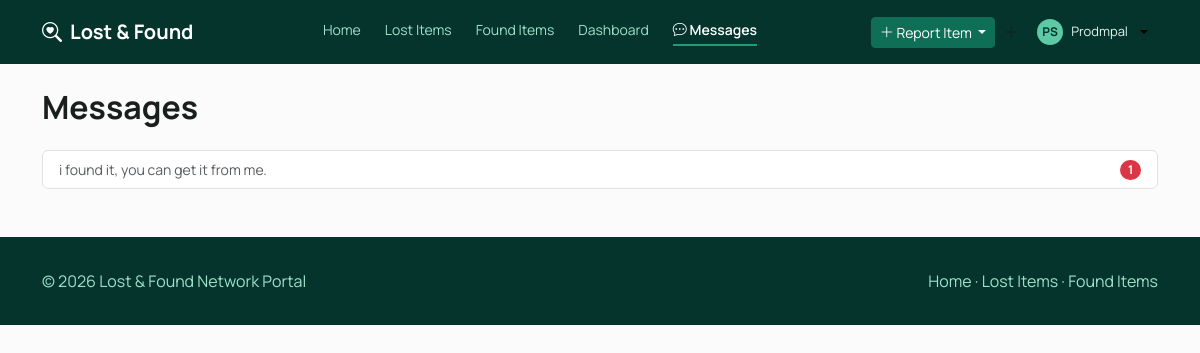
Page /messages/ (signed in) on the earlier database version.
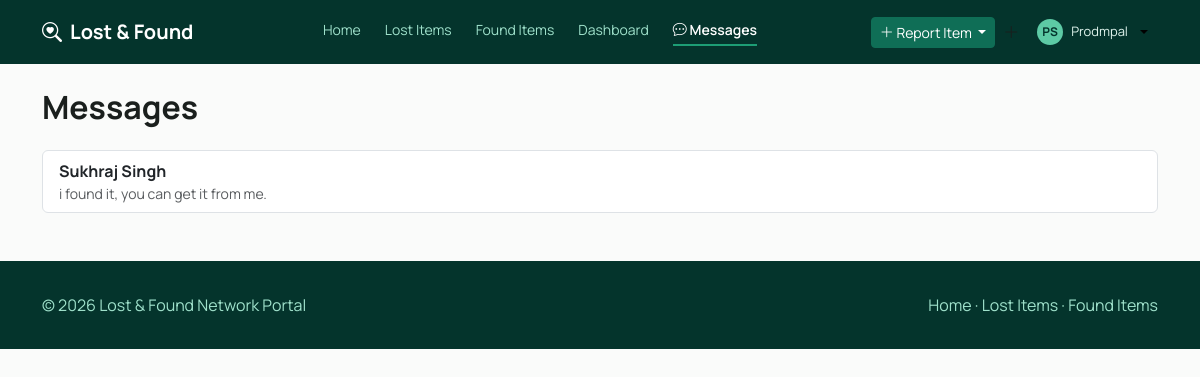
Same page on the later database version.
### core/models.py (models this page shows, shortened)
class User(AbstractUser):
    mobile_number = models.CharField(max_length=20, blank=True, null=True)
    email = models.EmailField(unique=True)
    profile_photo = models.ImageField(upload_to='profile_photos/', blank=True, null=True)

class Message(models.Model):
    sender = models.ForeignKey(User, on_delete=models.CASCADE, related_name='sent_messages')
    receiver = models.ForeignKey(User, on_delete=models.CASCADE, related_name='received_messages')
    message = models.TextField()
    timestamp = models.DateTimeField(auto_now_add=True)
    is_read = models.BooleanField(default=False)
    class Meta:
        ordering = ['timestamp']

### core/views.py (the view)
@login_required
def inbox_view(request):
    conversations = Message.objects.filter(
        Q(sender=request.user) | Q(receiver=request.user)
    ).order_by('-timestamp')
    seen_users = {}
    for msg in conversations:
        other_user = msg.receiver if msg.sender == request.user else msg.sender
        if other_user.id not in seen_users:
            seen_users[other_user.id] = {
                'user': other_user,
                'last_message': msg,
                'unread': Message.objects.filter(sender=other_user, receiver=request.user, is_read=False).count(),
            }
    return render(request, 'core/inbox.html', {'conversations': seen_users.values()})

### templates/core/inbox.html (shortened to what this page needs)
{% extends 'core/base.html' %}
{% block content %}
<h2 class="mb-4">Messages</h2>
<div class="list-group">
    {% for convo in conversations %}
        <a href="{% url 'conversation' convo.user.id %}" class="list-group-item list-group-item-action d-flex justify-content-between align-items-center">
            <div>
                <strong>{{ convo.user.first_name }} {{ convo.user.last_name }}</strong>
                <div class="text-muted small">{{ convo.last_message.message|truncatechars:60 }}</div>
            </div>
            {% if convo.unread > 0 %}
                <span class="badge bg-danger rounded-pill">{{ convo.unread }}</span>
            {% endif %}
        </a>
    {% empty %}
        <p>You have no messages yet.</p>
    {% endfor %}
</div>
{% endblock %}

Differences in the rows shown:
changed User "i found it, you can get it from me.": user.first_name (not shown) → "Sukhraj"; user.last_name (not shown) → "Singh"; unread "1" → (not shown)
